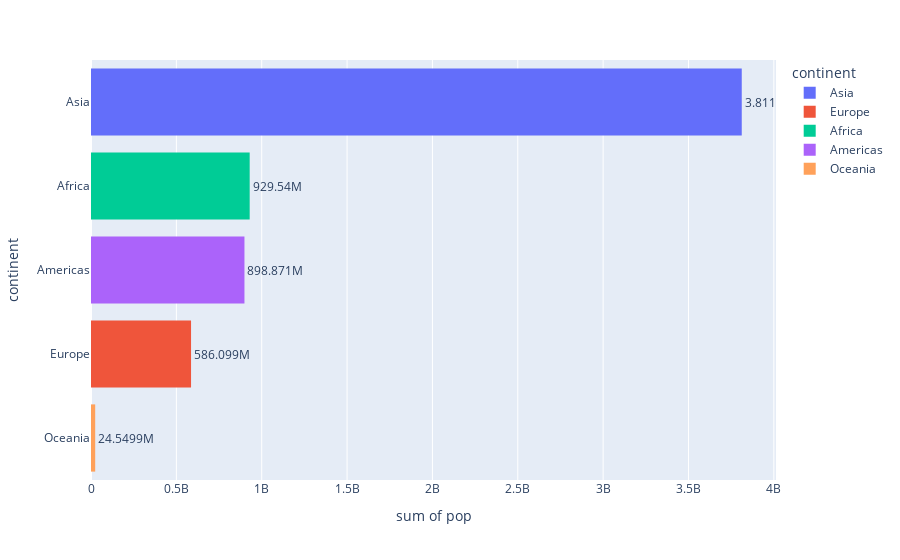

Notebook code cell kept with this figure:
### Markdown cell above
## Question 1:

Recreate the barplot below that shows the population of different continents for the year 2007. 

*Hints:*

- Extract the 2007 year data from the dataframe. You have to process the data accordingly
- use [plotly bar](https://plotly.com/python-api-reference/generated/plotly.express.bar)
- Add different colors for different continents
- Sort the order of the continent for the visualisation. Use [axis layout setting](https://plotly.com/python/reference/layout/xaxis/)
- Add text to each bar that represents the population

### Code cell
# YOUR CODE HERE

da = df.groupby("year").get_group(2007)
da

a = px.histogram(da , x = "pop" , y = 'continent' , color = 'continent' , orientation = 'h' )
a.update_yaxes( categoryorder= "total ascending")
a.update_traces(texttemplate = '%{x:2s}' , textposition = 'outside')
a.show()

### Figure 1 — Plotly figure (JSON) as saved in the notebook; plotly's stock layout.template omitted (floating-point values rounded to 4 significant figures)
{"data": [{"alignmentgroup": "True", "bingroup": "y", "histfunc": "sum", "hovertemplate": "continent=%{y}<br>sum of pop=%{x}<extra></extra>", "legendgroup": "Asia", "marker": {"color": "#636efa", "pattern": {"shape": ""}}, "name": "Asia", "offsetgroup": "Asia", "orientation": "h", "showlegend": true, "textposition": "outside", "texttemplate": "%{x:2s}", "type": "histogram", "x": [31889923, 708573, 150448339, 14131858, 1318683096, 6980412, 1110396331, 223547000, 69453570, 27499638, 6426679, 127467972, 6053193, 23301725, 49044790, 2505559, 3921278, 24821286, 2874127, 47761980, 28901790, 3204897, 169270617, 91077287, 27601038, 4553009, 20378239, 19314747, 23174294, 65068149, 85262356, 4018332, 22211743], "xaxis": "x", "y": ["Asia", "Asia", "Asia", "Asia", "Asia", "Asia", "Asia", "Asia", "Asia", "Asia", "Asia", "Asia", "Asia", "Asia", "Asia", "Asia", "Asia", "Asia", "Asia", "Asia", "Asia", "Asia", "Asia", "Asia", "Asia", "Asia", "Asia", "Asia", "Asia", "Asia", "Asia", "Asia", "Asia"], "yaxis": "y"}, {"alignmentgroup": "True", "bingroup": "y", "histfunc": "sum", "hovertemplate": "continent=%{y}<br>sum of pop=%{x}<extra></extra>", "legendgroup": "Europe", "marker": {"color": "#EF553B", "pattern": {"shape": ""}}, "name": "Europe", "offsetgroup": "Europe", "orientation": "h", "showlegend": true, "textposition": "outside", "texttemplate": "%{x:2s}", "type": "histogram", "x": [3600523, 8199783, 10392226, 4552198, 7322858, 4493312, 10228744, 5468120, 5238460, 61083916, 82400996, 10706290, 9956108, 301931, 4109086, 58147733, 684736, 16570613, 4627926, 38518241, 10642836, 22276056, 10150265, 5447502, 2009245, 40448191, 9031088, 7554661, 71158647, 60776238], "xaxis": "x", "y": ["Europe", "Europe", "Europe", "Europe", "Europe", "Europe", "Europe", "Europe", "Europe", "Europe", "Europe", "Europe", "Europe", "Europe", "Europe", "Europe", "Europe", "Europe", "Europe", "Europe", "Europe", "Europe", "Europe", "Europe", "Europe", "Europe", "Europe", "Europe", "Europe", "Europe"], "yaxis": "y"}, {"alignmentgroup": "True", "bingroup": "y", "histfunc": "sum", "hovertemplate": "continent=%{y}<br>sum of pop=%{x}<extra></extra>", "legendgroup": "Africa", "marker": {"color": "#00cc96", "pattern": {"shape": ""}}, "name": "Africa", "offsetgroup": "Africa", "orientation": "h", "showlegend": true, "textposition": "outside", "texttemplate": "%{x:2s}", "type": "histogram", "x": [33333216, 12420476, 8078314, 1639131, 14326203, 8390505, 17696293, 4369038, 10238807, 710960, 64606759, 3800610, 18013409, 496374, 80264543, 551201, 4906585, 76511887, 1454867, 1688359, 22873338, 9947814, 1472041, 35610177, 2012649, 3193942, 6036914, 19167654, 13327079, 12031795, 3270065, 1250882, 33757175, 19951656, 2055080, 12894865, 135031164, 798094, 8860588, 199579, 12267493, 6144562, 9118773, 43997828, 42292929, 1133066, 38139640, 5701579, 10276158, 29170398, 11746035, 12311143], "xaxis": "x", "y": ["Africa", "Africa", "Africa", "Africa", "Africa", "Africa", "Africa", "Africa", "Africa", "Africa", "Africa", "Africa", "Africa", "Africa", "Africa", "Africa", "Africa", "Africa", "Africa", "Africa", "Africa", "Africa", "Africa", "Africa", "Africa", "Africa", "Africa", "Africa", "Africa", "Africa", "Africa", "Africa", "Africa", "Africa", "Africa", "Africa", "Africa", "Africa", "Africa", "Africa", "Africa", "Africa", "Africa", "Africa", "Africa", "Africa", "Africa", "Africa", "Africa", "Africa", "Africa", "Africa"], "yaxis": "y"}, {"alignmentgroup": "True", "bingroup": "y", "histfunc": "sum", "hovertemplate": "continent=%{y}<br>sum of pop=%{x}<extra></extra>", "legendgroup": "Americas", "marker": {"color": "#ab63fa", "pattern": {"shape": ""}}, "name": "Americas", "offsetgroup": "Americas", "orientation": "h", "showlegend": true, "textposition": "outside", "texttemplate": "%{x:2s}", "type": "histogram", "x": [40301927, 9119152, 190010647, 33390141, 16284741, 44227550, 4133884, 11416987, 9319622, 13755680, 6939688, 12572928, 8502814, 7483763, 2780132, 108700891, 5675356, 3242173, 6667147, 28674757, 3942491, 1056608, 301139947, 3447496, 26084662], "xaxis": "x", "y": ["Americas", "Americas", "Americas", "Americas", "Americas", "Americas", "Americas", "Americas", "Americas", "Americas", "Americas", "Americas", "Americas", "Americas", "Americas", "Americas", "Americas", "Americas", "Americas", "Americas", "Americas", "Americas", "Americas", "Americas", "Americas"], "yaxis": "y"}, {"alignmentgroup": "True", "bingroup": "y", "histfunc": "sum", "hovertemplate": "continent=%{y}<br>sum of pop=%{x}<extra></extra>", "legendgroup": "Oceania", "marker": {"color": "#FFA15A", "pattern": {"shape": ""}}, "name": "Oceania", "offsetgroup": "Oceania", "orientation": "h", "showlegend": true, "textposition": "outside", "texttemplate": "%{x:2s}", "type": "histogram", "x": [20434176, 4115771], "xaxis": "x", "y": ["Oceania", "Oceania"], "yaxis": "y"}], "layout": {"barmode": "relative", "legend": {"title": {"text": "continent"}, "tracegroupgap": 0}, "margin": {"t": 60}, "xaxis": {"anchor": "y", "domain": [0, 1], "title": {"text": "sum of pop"}}, "yaxis": {"anchor": "x", "categoryarray": ["Oceania", "Americas", "Africa", "Europe", "Asia"], "categoryorder": "total ascending", "domain": [0, 1], "title": {"text": "continent"}}}}
